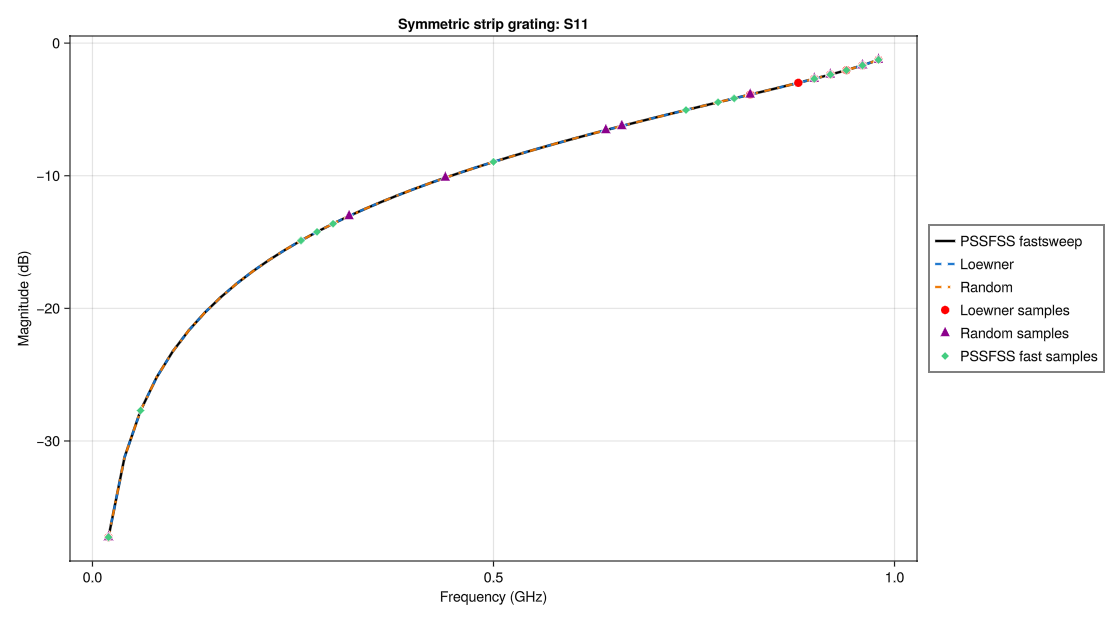

This figure's Julia source:
include(joinpath(@__DIR__, "common.jl"))

function symmetric_strip_case(; nfreq = 49, ny = 60)
    c = 11.802852677165355 # inch*GHz
    period = c
    py = period
    ly = period / 2
    px = lx = ly / 10
    nx = round(Int, ny * lx / ly)

    sheet = rectstrip(; Px = px, Py = py, Lx = lx, Ly = ly, Nx = nx, Ny = ny, units = inch)
    return [Layer(), sheet, Layer()], collect(range(0.02, 0.98, length = nfreq)), (θ = 0, ϕ = 0)
end

function run(; nfreq = 49, ny = 60, seed = 1, run_direct = false, options = DEFAULT_SWEEP_OPTIONS)
    strata, freqs, steering = symmetric_strip_case(; nfreq, ny)
    return run_sweep_comparison(
        strata,
        freqs,
        steering;
        label = "Symmetric strip grating",
        options,
        seed,
        run_direct,
    )
end

results = run();
plot_comparison(results; savepath = joinpath(@__DIR__, "symmetric_strip.png"))
